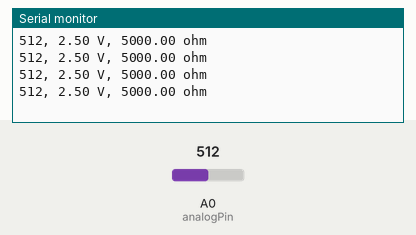
The sketch below on a simulated Arduino Uno, built with avr-gcc and run on an emulated ATmega328P. Shown: the last lines printed to the serial monitor. Inputs (shaded band) come from the test bench; at power-on: A0 (analogPin) = 512.

Above: at 1.2 s.
1.3 s: A0 (analogPin) set to 716
At 1.71 s:
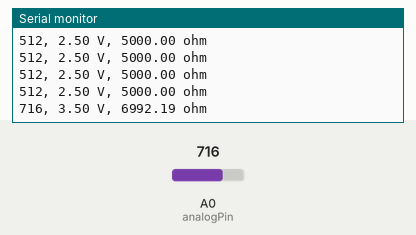
2.8 s: A0 (analogPin) set to 900
At 2.92 s:
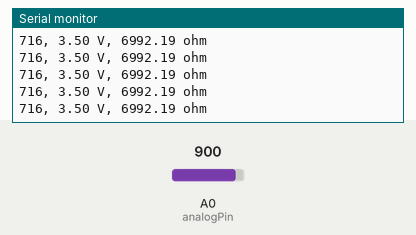
Timing chart, 0 to 5.8 s (numbered marks = the images above; inputs shaded):
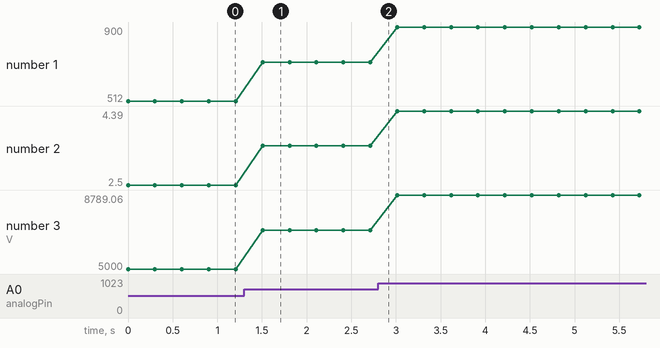

The sketch:

13_analogRead.ino
```cpp
#define A_REF       5.0
#define RESOLUTION  1024
#define UNIT_ADC    A_REF/RESOLUTION
#define VR          10000.0

const int analogPin = A0;

void setup() {
  // put your setup code here, to run once:
  Serial.begin(115200);
}

void loop() {
  // put your main code here, to run repeatedly:
  float analogValue = analogRead(analogPin);
  float volt = analogValue * UNIT_ADC;
  float reg = (VR*volt) / A_REF;

  Serial.print(analogValue, 0);
  Serial.print(", ");
  Serial.print(volt, 2);
  Serial.print(" V, ");
  Serial.print(reg);
  Serial.println(" ohm");
  delay(300);

}

// char temp[20];
// char buffer[20];
// int i = 123;
// float f = 32.4;
// char c = 'A';
// char str[] = "Hello";

// void setup() {
//   Serial.begin(115200);

//   dtostrf(f, 4, 1, temp);
//   sprintf(buffer, "%d , %s , %c , %s", i, temp, c, str);

//   Serial.print(buffer);
// }

// void loop() {

// }
```

Measured:
- after the input at 1.3 s, the serial monitor: prints a new line after 0.21 s (image 1)
- plotted number 1: 512 → 716 after the input at 1.3 s, 716 → 900 after the input at 2.8 s
- plotted number 2: 2.5 → 3.5 after the input at 1.3 s, 3.5 → 4.39 after the input at 2.8 s
- plotted number 3: 5000 → 6992.19 after the input at 1.3 s, 6992.19 → 8789.06 after the input at 2.8 s
